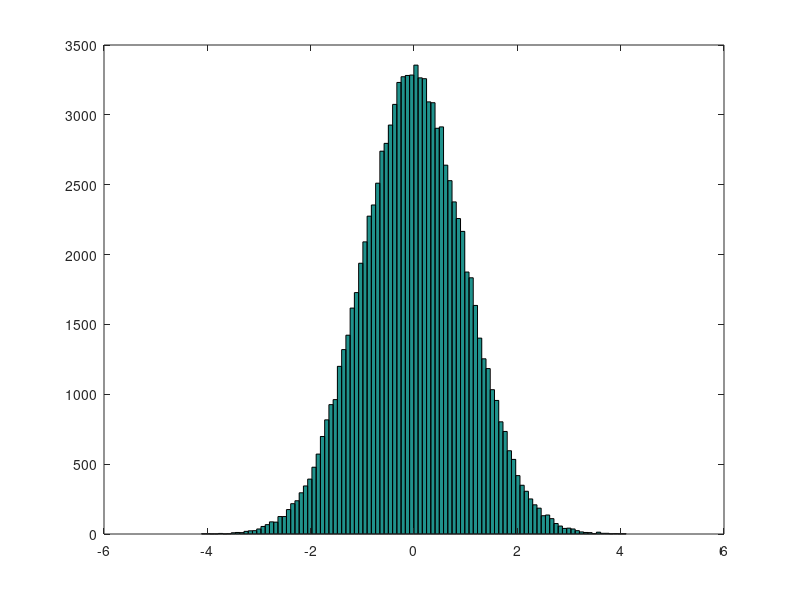
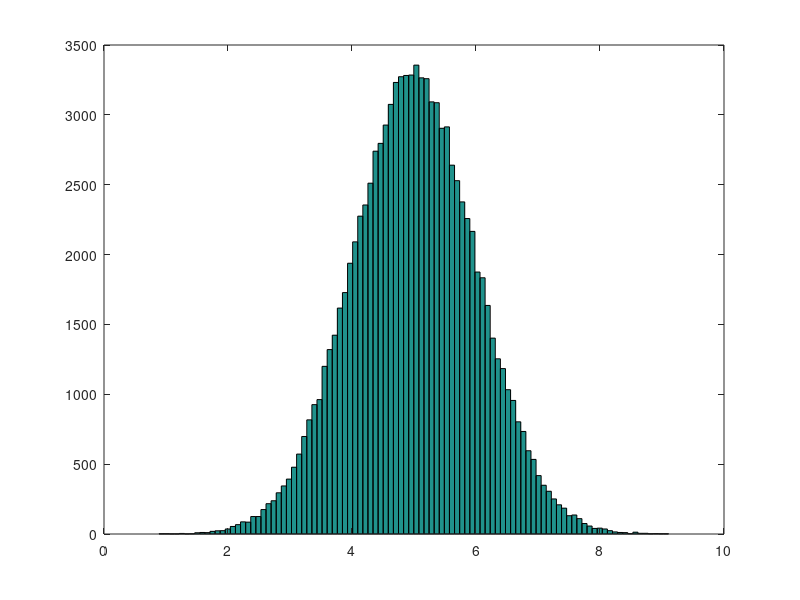

The MATLAB source for these figures, in order:
clc 
close all
clear all

ruido = randn(1,100000);
mean(ruido)
var(ruido)
figure(1)
hist(ruido, 100)
Ex2 = sum((ruido.^2)/length(ruido))  % E[X^2] (Potência total) = E[X]^2 (DC) + VAR (AC) 

nova_media = ruido + 5;
mean(nova_media)
var(nova_media)
figure(2)
hist(nova_media, 100)
Ex2_novo = sum((nova_media.^2)/length(nova_media))

nova_var = sqrt(5)*ruido;
var(nova_var)
